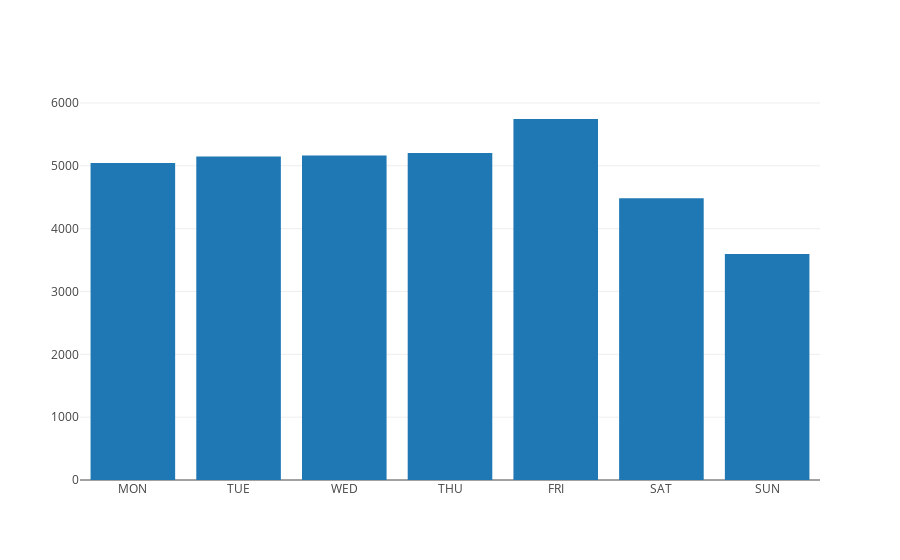

The code cell stored with this chart in its notebook:
### Code cell
data = [trace8]
layout = go.Layout(
    barmode='stack'
)

fig = go.Figure(data=data, layout=layout)
py.offline.iplot(fig)

### Figure 1 — Plotly figure (JSON) as saved in the notebook; plotly's stock layout.template omitted (floating-point values rounded to 4 significant figures)
{"data": [{"name": "Accidents by Day in May", "type": "bar", "uid": "abb2ed30-74c7-40a0-b7df-db16cee403c2", "x": ["MON", "TUE", "WED", "THU", "FRI", "SAT", "SUN"], "y": [5043, 5148, 5165, 5202, 5745, 4483, 3595]}], "layout": {"barmode": "stack"}}
